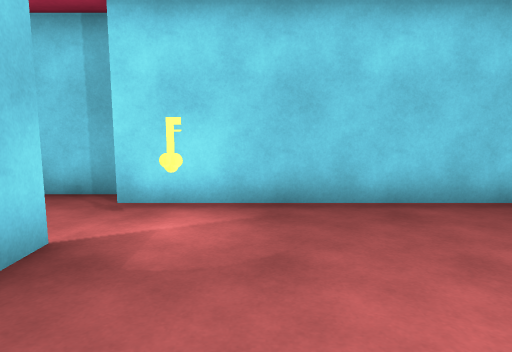
view 1 (above)

18 first-person views from a walk through a Unity game level. The camera is 1.4 m above the floor, tilts 8° down and sees 70° across. Doors are open. The floor is counted in squares, 1 m on a side. Each view is taken from the middle of a square. On the plan, view 1 faces up. The plan holds only what a view shows up to about 16 squares ahead; the rest is blank. The place goes on beyond the plan. The player is left out.

view 2
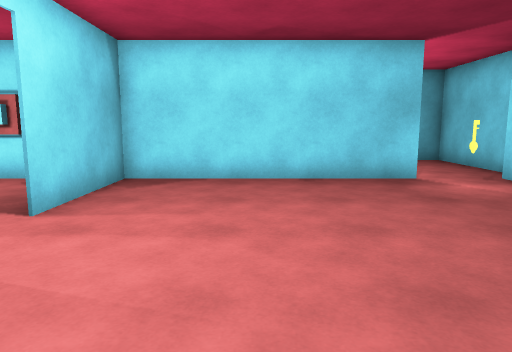

view 3
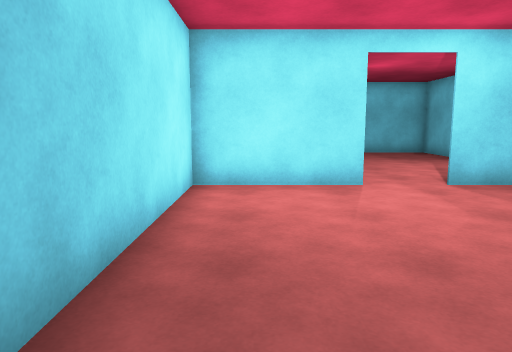

view 4
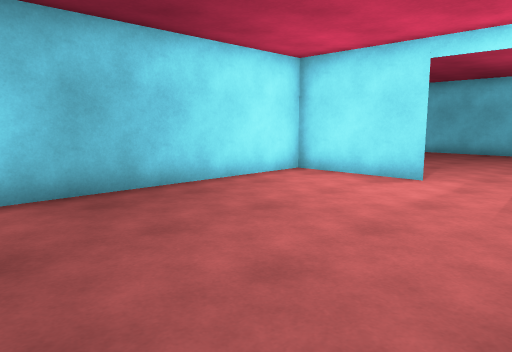

view 5
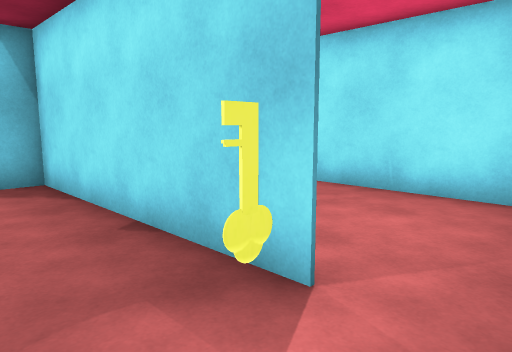

view 6
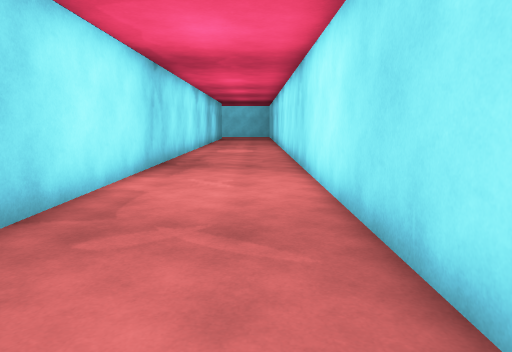

view 7
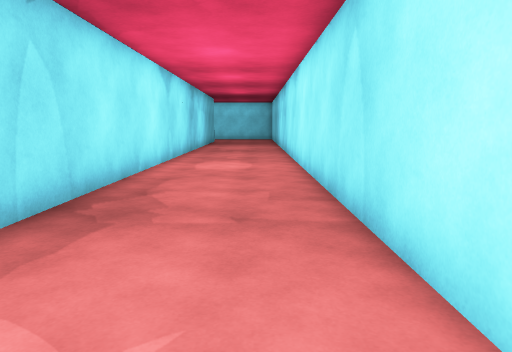

view 8
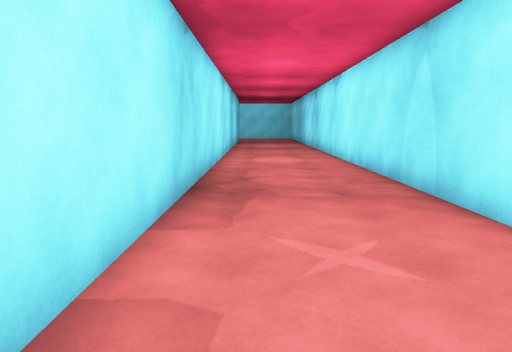

view 9
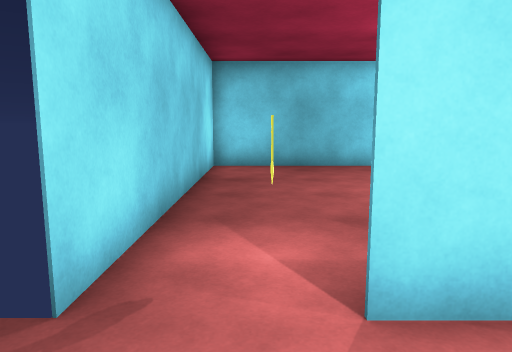

view 10
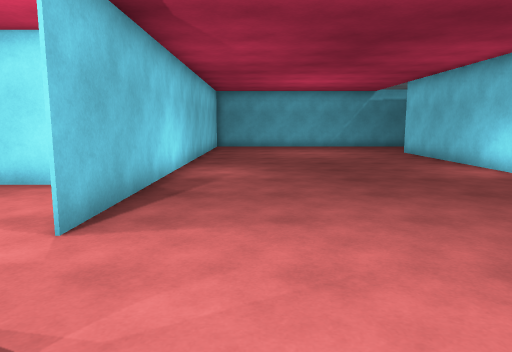

view 11
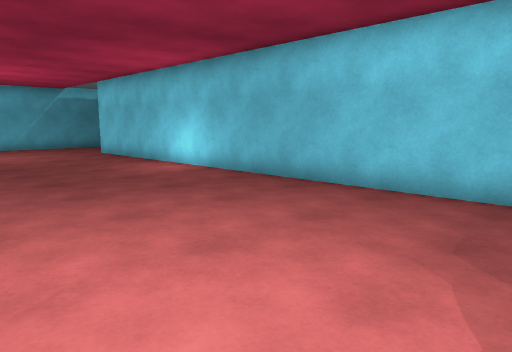

view 12
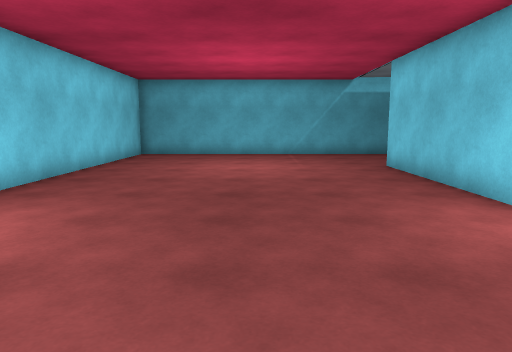

view 13
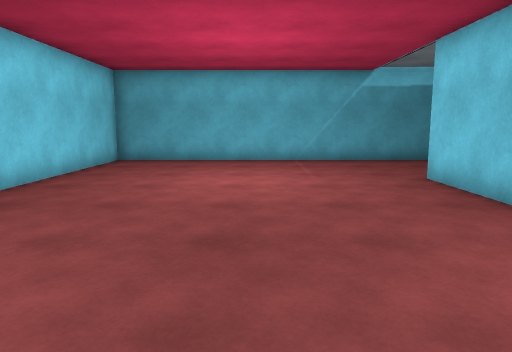

view 14
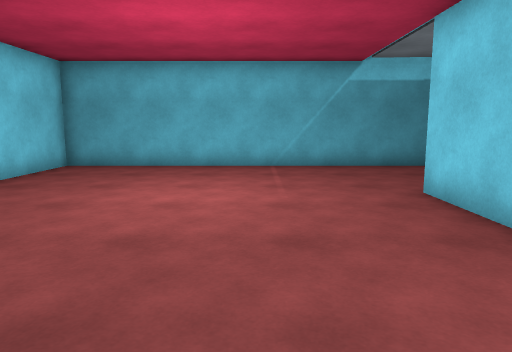

view 15
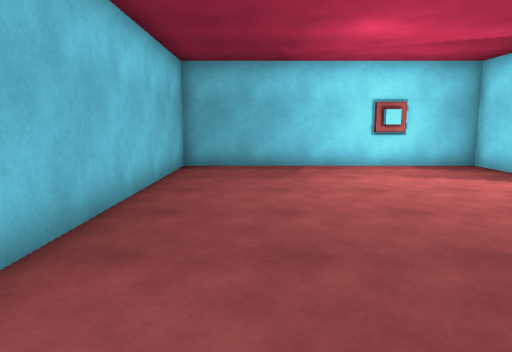

view 16
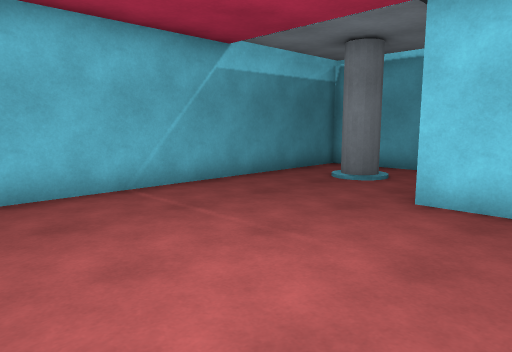

view 17
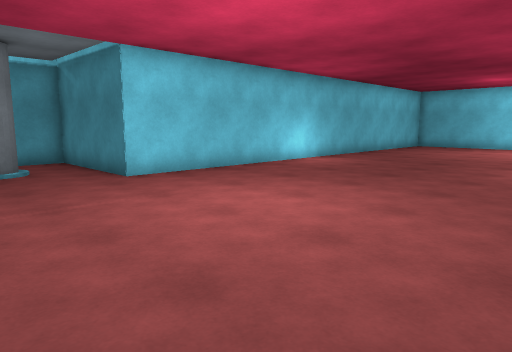

view 18
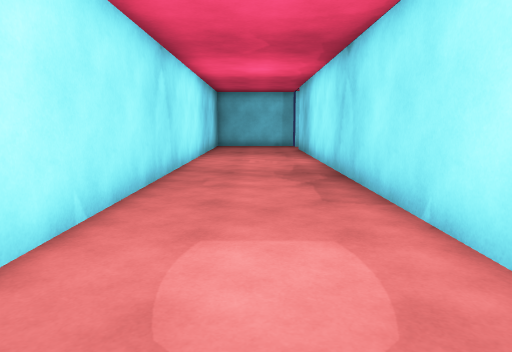

### Floor plan
Points are (right, up) in squares from view 1. A wall is a line through its corners. A room is listed if a view was taken in it or the views show most of it. See-through windows are left out.
Room 1 (views 1, 2, 3, 4, 5)
walls: (3.4, -3.4) (7.5, -3.4) (7.5, 6.5) (-2.5, 6.5); (-2.5, 4.2) (-2.5, -3); (-2.5, -3.4) (1.5, -3.4)
ways out: open door at (-2.5, 6) to room 2; open door at (2.5, -3.5) to room 3
objects: other object (-1, 5)
Room 2 (views 6, 7, 8, 9, 18)
walls: (-2.5, -5.5) (-2.5, 1.2); (-2.5, 3.1) (-2.5, 4.2); (-7.5, 4.8) (-7.5, -17.1); (-2.5, -17.1) (-2.5, -6.5); (-2.8, 7.3) (-7.5, 7.3)
ways out: open door at (-2.5, 6) to room 1; opening at (-3, -6) to room 3
Room 3 (views 10, 11, 12, 13, 14, 15, 16, 17)
walls: (-0.6, -3.5) (-2.5, -3.5); (-2.5, -6.5) (-2.5, -5.5); (22.5, -17.5) (22.5, -3.5) (3.4, -3.5); (-2.5, -3) (-2.5, -13.5) (17.5, -13.5) (17.5, -17.5)
ways out: open door at (2.5, -3.5) to room 1; opening at (-3, -6) to room 2
objects: other object (-2, -7) to (-2, -6)

Positions as (right, up) in squares from view 1, and headings:
1: (0, 0), facing up
2: (7, 0), facing left
3: (6, 5), facing down
4: (0, 6), facing down-right
5: (0, 6), facing down-left
6: (-6, 6), facing down
7: (-6, -1), facing down
8: (-4, 1), facing down
9: (-5, 5), facing right
10: (-1, -6), facing right
11: (-1, -6), facing down-right
12: (5, -9), facing right
13: (8, -9), facing right
14: (10, -10), facing right
15: (10, -11), facing left
16: (15, -7), facing down-right
17: (22, -4), facing down-left
18: (-5, -17), facing up
